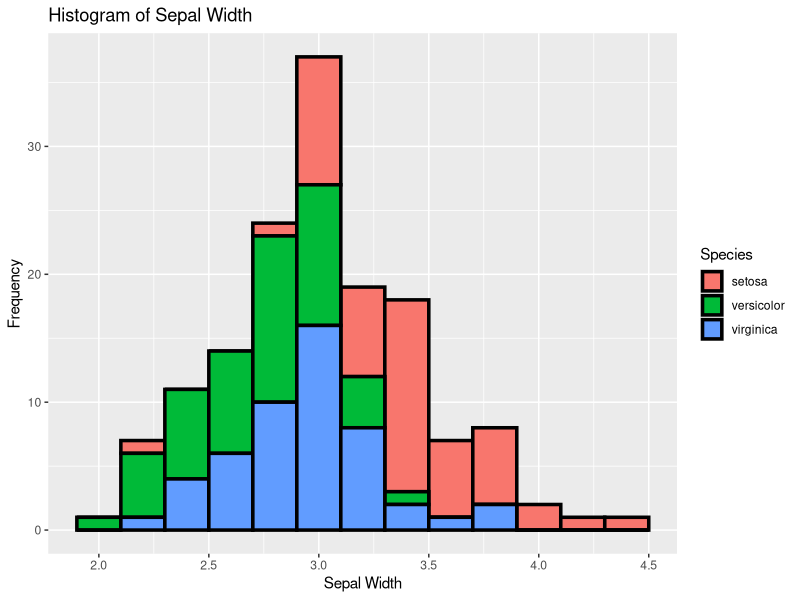
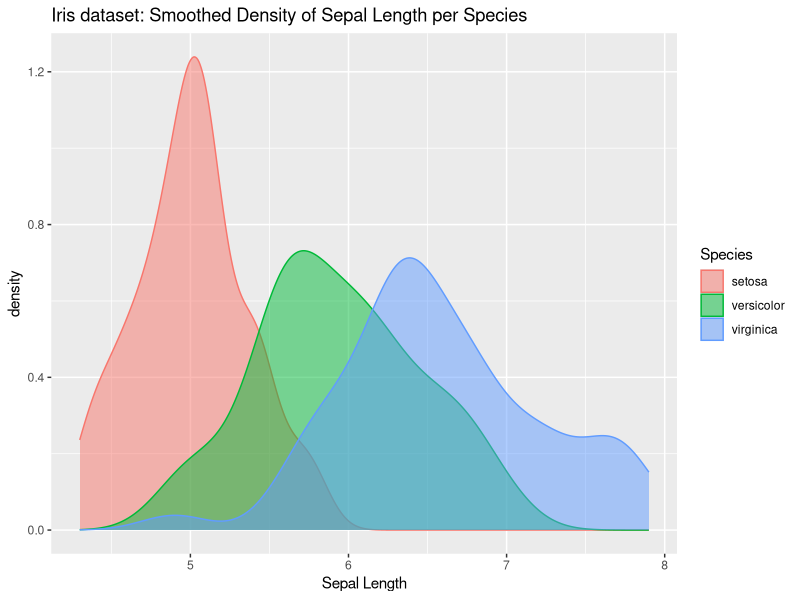
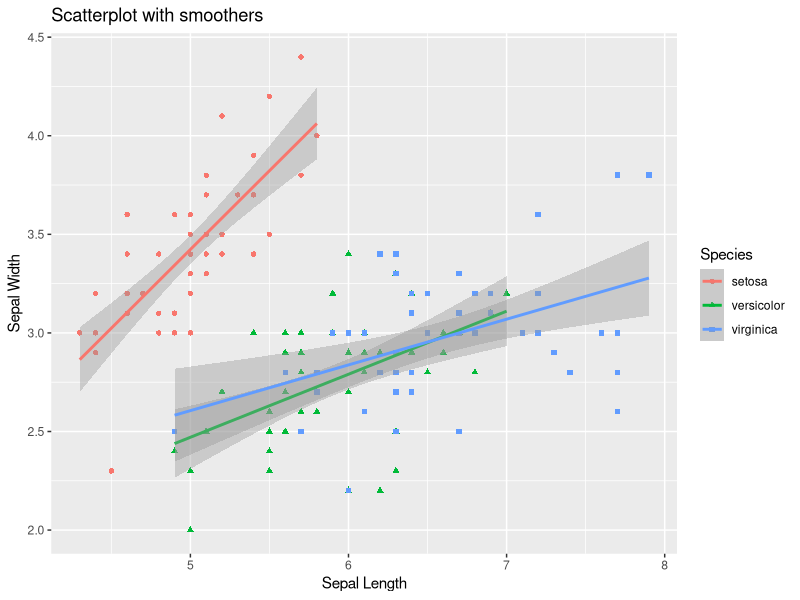
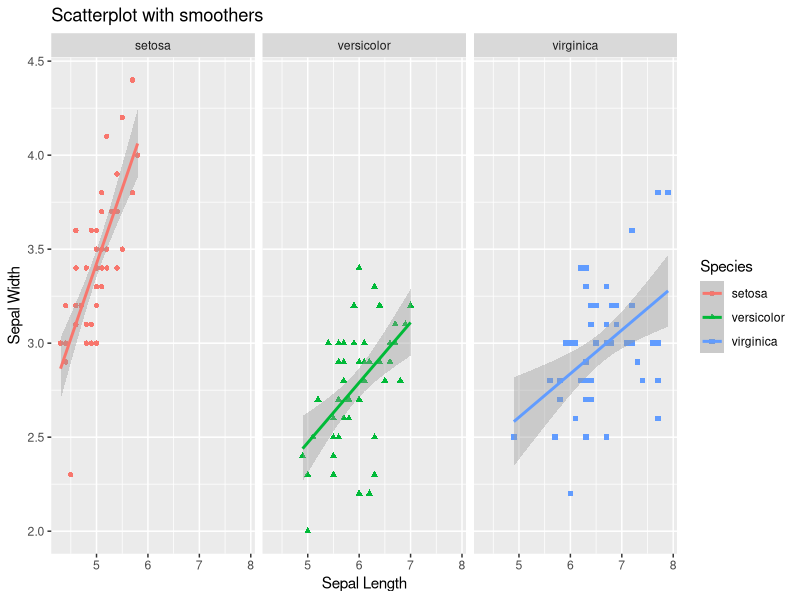
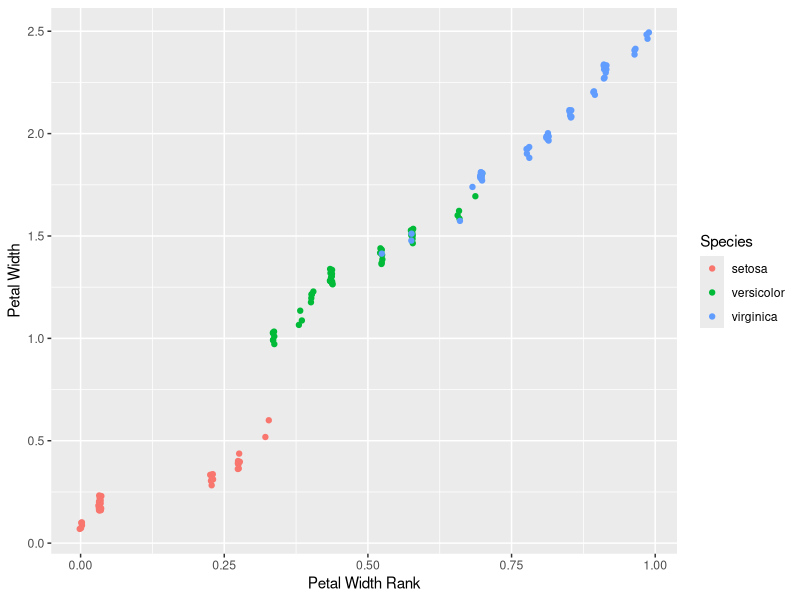

The R script that drew these images, in order:
## ---- chunk 1
knitr::opts_chunk$set(echo = TRUE)
## ---- chunk 2
require(tidyverse)
## ---- chunk 3
ggplot(data = iris) +
  geom_histogram(binwidth = 0.2, aes(x = iris$Sepal.Width, fill = Species), colour = 'black', size=1.2)+
  xlab('Sepal Width') + ylab('Frequency') + ggtitle('Histogram of Sepal Width')

## ---- chunk 4
ggplot(iris) + geom_density(aes(x = iris$Sepal.Length, fill = Species, colour = Species), alpha = 0.5) +
  xlab('Sepal Length') + ylab('density') + ggtitle('Iris dataset: Smoothed Density of Sepal Length per Species')

## ---- chunk 5
ggplot(iris) + geom_point(aes(x = iris$Sepal.Length, y = iris$Sepal.Width, shape = Species, colour = Species)) +
  geom_smooth(method = lm, aes(x = iris$Sepal.Length, y = iris$Sepal.Width, colour = Species)) + 
  xlab('Sepal Length') + ylab('Sepal Width') + ggtitle('Scatterplot with smoothers')

## ---- chunk 6
ggplot(iris) + geom_point(aes(x = iris$Sepal.Length, y = iris$Sepal.Width, shape = Species, colour = Species)) +
  geom_smooth(method = lm, aes(x = iris$Sepal.Length, y = iris$Sepal.Width, colour = Species)) + 
  xlab('Sepal Length') + ylab('Sepal Width') + ggtitle('Scatterplot with smoothers') +
  facet_grid(. ~ Species)
## ---- chunk 7
iris %>% filter(Species == 'virginica') %>% summary()
## ---- chunk 8
iris %>% select(starts_with('Petal')) %>% summary
## ---- chunk 9
iris_mutated <- iris %>% mutate(Petal.Width.Rank = percent_rank(Petal.Width))
ggplot(iris_mutated) + geom_jitter(aes(x=iris_mutated$Petal.Width.Rank, y = iris_mutated$Petal.Width, col = Species)) + xlab('Petal Width Rank') + ylab('Petal Width')
